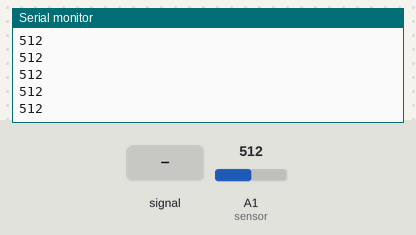
Recording of a sketch running on a simulated Arduino Uno, built with avr-gcc and run on an emulated ATmega328P. Shown: the last lines printed to the serial monitor. Inputs (shaded band) come from the test bench; at power-on: A1 (sensor) = 512.

Above: at 1.2 s.
1.3 s: A1 (sensor) fed a 200 Hz sine of ±81 counts around its level
At 1.8 s:
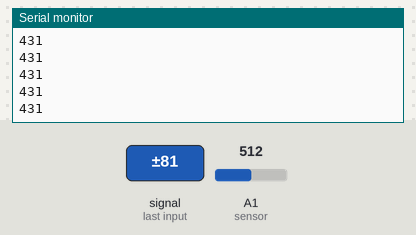
2.8 s: A1 (sensor) set to 716
At 3.5 s:
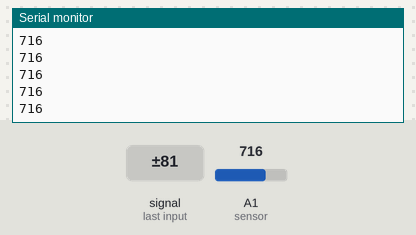
4.3 s: A1 (sensor) set to 900
At 4.8 s:
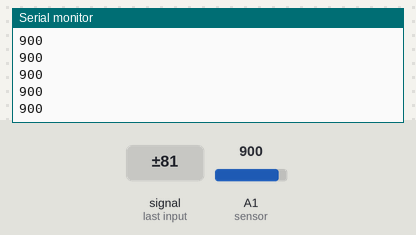
Timing chart, 0 to 7.3 s (numbered marks = the images above; inputs shaded):
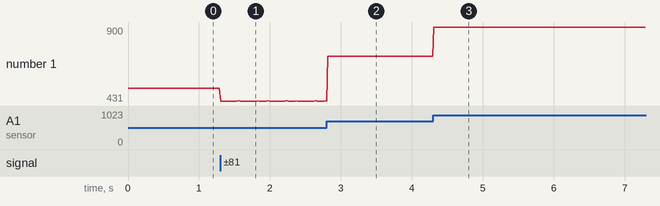

The sketch:

Clase_28_01_2025.ino
```cpp
// Normalmente leemos únicamente una vez el valor de un sensor y mandamos
// la información al puerto serial.
//
// Esto puede generar inconsistencias en las lecturas, por lo que se busca
// minimizar este problema mediante el preprocesamiento.

// Primera aproximación: medidas de tendencia central.

int sensor = A1;

// Definimos constantes y variables globales.
int totLecturas = 30;  // Total de lecturas (teorema del límite central).
int valor[30];         // Vector para almacenar las lecturas.
int valormenor = 1024; // Inicializamos con el valor máximo de la lectura.

void setup() {
  Serial.begin(9600);  // Inicia la comunicación serial a 9600 baudios.
}

void loop() {
  // Leer valores del sensor y almacenarlos en el vector.
  for (int i = 0; i < totLecturas; i++) {
    valor[i] = analogRead(sensor);
    delayMicroseconds(100);  // Pequeña espera entre lecturas.
  }

  // Reiniciar valormenor a su valor inicial.
  valormenor = 1024;

  // Buscar el valor menor en el vector.
  for (int i = 0; i < totLecturas; i++) {
    if (valor[i] < valormenor) {
      valormenor = valor[i];
    }
  }

  // Enviar el valor menor al puerto serial.
  Serial.println(valormenor);

  delay(10);  // Breve pausa antes de la siguiente iteración.
}
```

Measured:
- after the input at 1.3 s, the serial monitor: prints a new line at once (image 1)
- after the input at 2.8 s, the serial monitor: prints a new line at once (image 2)
- after the input at 4.3 s, the serial monitor: prints a new line at once (image 3)
- plotted number 1: 512 → 432 after the input at 1.3 s, 432 → 716 after the input at 2.8 s, 716 → 900 after the input at 4.3 s
